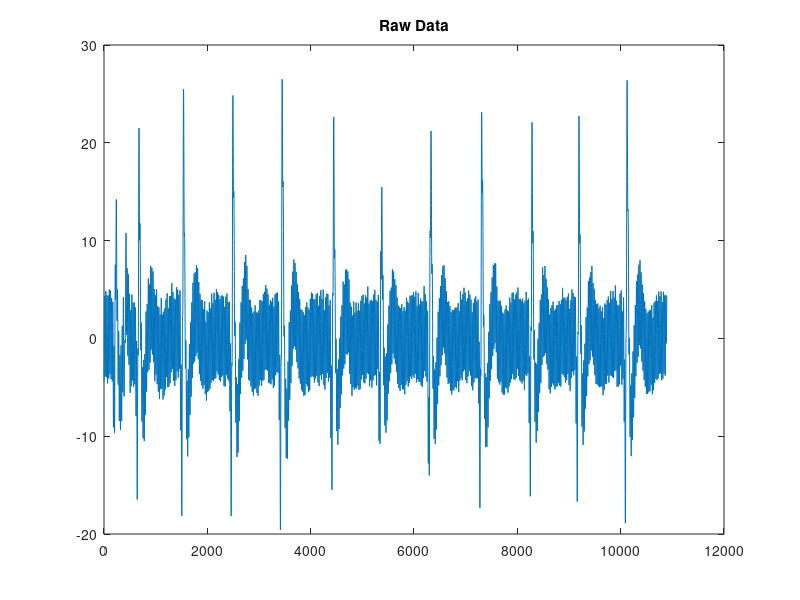
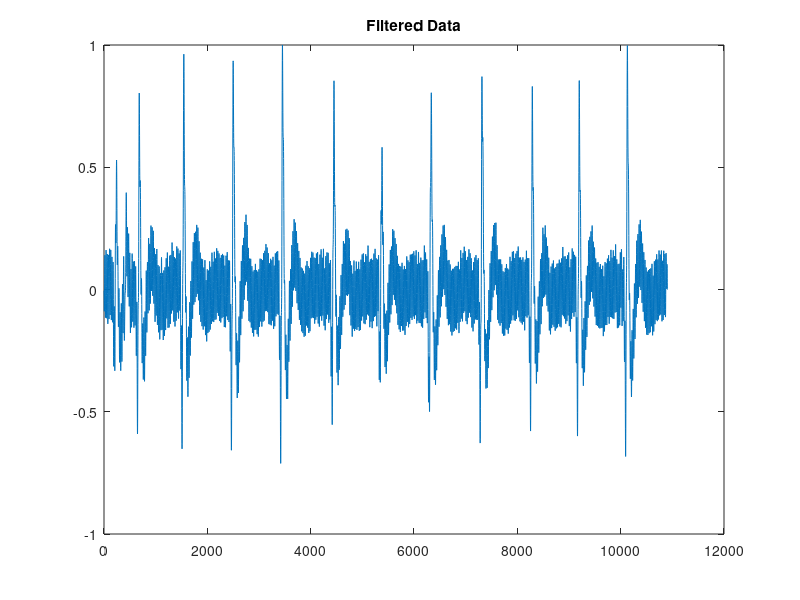

Write the MATLAB code that produced these figures, in order. (Note: this script raises an error after producing the figures.)
clc;
clear all;
clear;
fps=100;
vec=importdata('2.txt');
[X Y Z]=pca(vec);
sig = Y;
figure(1)
plot(sig)
title('Raw Data');
sig1 = sig - mean (sig ); % cancel DC conponents
sig1 = sig1/ max( abs(sig1 )); % normalize to one
% LPF (1-z^-6)^2/(1-z^-1)^2
b=[1 0 0 0 0 0 -2 0 0 0 0 0 1];
a=[1 -2 1];
h_LP=filter(b,a,[1 zeros(1,12)]); % transfer function of LPF
x2p = conv (sig1 ,h_LP);
%x2 = x2 (6+[1: N]); %cancel delay
x2p = x2p/ max( abs(x2p )); % normalize , for convenience .
figure(2);
plot(x2p);
title('Filtered Data');
nFrames=length(sig1); % Signal length
t = [0:nFrames-1]/fps;
[peaks, peak_pos,foots, foot_pos] = peakdetect(fps, nFrames, sig1);
peaks=peaks(2:end);
foots=foots(2:end);
peak_pos=peak_pos(2:end);
foot_pos=foot_pos(2:end);
npks=length(peak_pos);
figure(3)
plot(t,sig1, peak_pos/fps,peaks,'*r',foot_pos/fps,sig1(foot_pos),'*m')
title('Peak Detection');
time=length(sig1)/fps;
bpm=(npks/time)*60;
name= '2' ;
fps=100;
[psd,domFreq]=FreqDomainParameters( sig1, fps,name);
DATA1(1)=bpm;
DATA1(2)=psd;
DATA1(3)=domFreq(1);
dlmwrite('NEWD.txt',DATA1,'-append');
